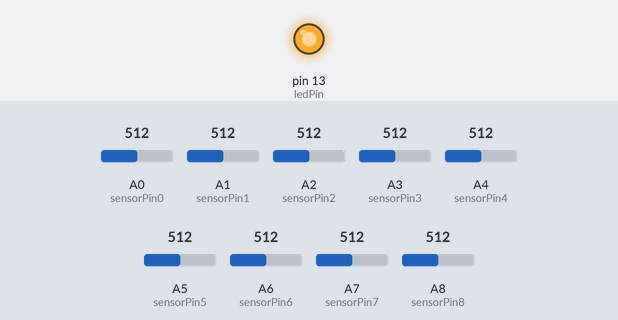
Simulated run of this sketch. Board: Arduino Mega 2560, built with avr-gcc and run on an emulated ATmega2560. Parts: output pins drawn as LEDs (lit = HIGH). Inputs (shaded band) come from the test bench; at power-on: A8 (sensorPin8) = 512, A0 (sensorPin0) = 512, A1 (sensorPin1) = 512, A2 (sensorPin2) = 512, A3 (sensorPin3) = 512, A4 (sensorPin4) = 512, A5 (sensorPin5) = 512, A6 (sensorPin6) = 512, A7 (sensorPin7) = 512. What the sketch prints to the serial monitor is not drawn.

Above: at 1.2 s.
1.3 s: A8 (sensorPin8) set to 215
2.8 s: A8 (sensorPin8) set to 186
Timing chart, 0 to 5.8 s (numbered marks = the images above; inputs shaded):
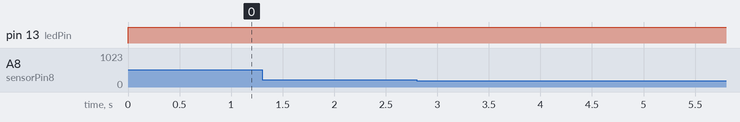

The sketch:

AnalogInput.ino
```cpp
//AnalogPINs for Force Sensors
int sensorPin0  = A0;      // input pin for Sun
int sensorPin1  = A1;      // input pin for Mercury
int sensorPin2  = A2;      // input pin for Venus
int sensorPin3  = A3;      // input pin for Earth
int sensorPin4  = A4;      // input pin for Mars
int sensorPin5  = A5;      // input pin for Jupiter
int sensorPin6  = A6;      // input pin for Saturn
int sensorPin7  = A7;      // input pin for Uranus
int sensorPin8  = A8;      // input pin for Neptune

//Array for AnalogPINs
byte analog_pins[] = {sensorPin0,sensorPin1,sensorPin2,sensorPin3,sensorPin4,sensorPin5,sensorPin6,sensorPin7,sensorPin8};
//Variales for store values of the Force Sensors
int sensorValue = 0;
// select the pin for the LED
int ledPin = 13;
// activation limit
int sensorLimit = 200;

void setup() {
  // declare the ledPin as an OUTPUT:
  Serial.begin(9600);
  pinMode(ledPin, OUTPUT);
}

void loop() {
  for (int i = 0; i < 9; i++) {
    sensorValue = analogRead(analog_pins[i]);

    if(sensorValue>sensorLimit){
     digitalWrite(ledPin, HIGH);
     sendAPI(i, sensorValue);
    }else{
      digitalWrite(ledPin, LOW);
    }
  }

}

void sendAPI(int sensorNum, int pressure){
  Serial.println(sensorNum);
}
```
